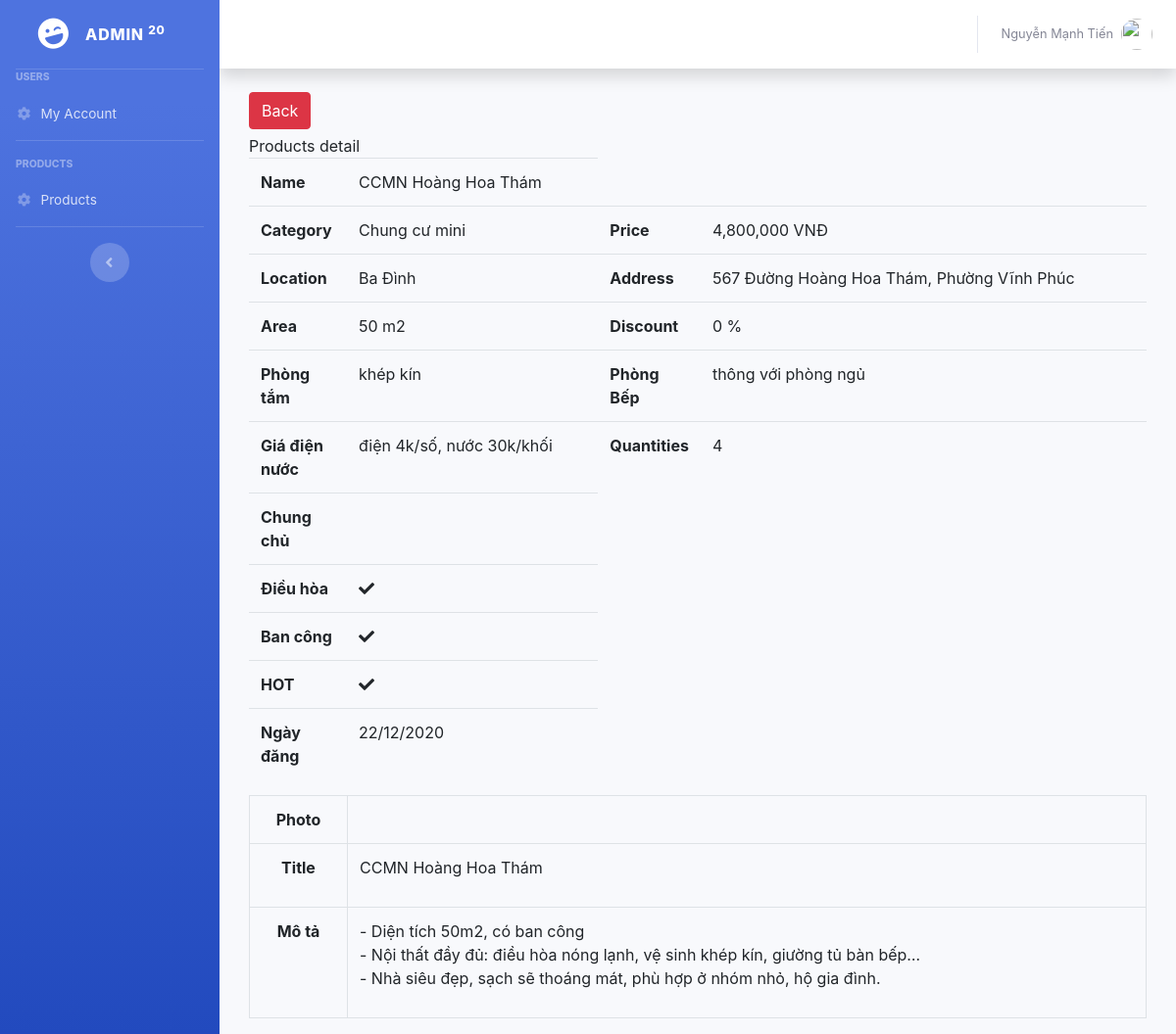
/Backend/Owner/index.php?controller=products&action=detail&id=35 (signed in), run on an earlier commit of the app's database.
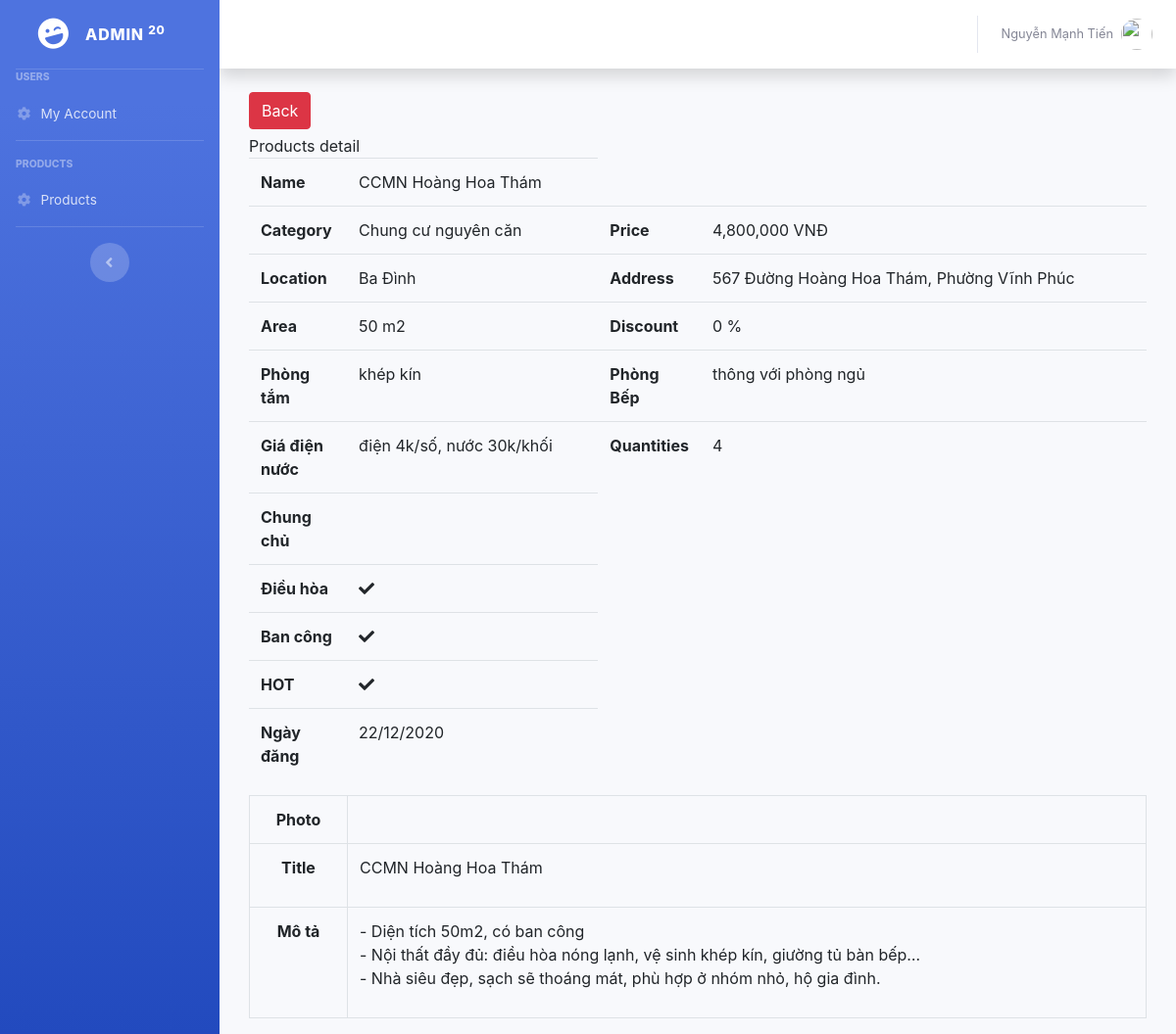
And on a later commit of the database.
### tables this page shows
CREATE TABLE `products` (
  `id` int(11) NOT NULL,
  `name` varchar(500) NOT NULL,
  `photo` varchar(255) NOT NULL,
  `owner_id` int(11) NOT NULL,
  `category_id` int(11) NOT NULL,
  `location_id` int(11) NOT NULL,
  `address` varchar(500) NOT NULL,
  `title` varchar(500) NOT NULL,
  `description` varchar(4000) NOT NULL,
  `area` double NOT NULL,
  `discount` double NOT NULL,
  `chung_chu` int(11) NOT NULL,
  `phong_tam` varchar(500) NOT NULL,
  `phong_bep` varchar(500) NOT NULL,
  `dieu_hoa` int(11) NOT NULL,
  `ban_cong` int(11) NOT NULL,
  `hot` int(11) NOT NULL,
  `gia_dien_nuoc` varchar(255) NOT NULL,
  `price` double NOT NULL,
  `quantities` int(11) NOT NULL,
  `date` date NOT NULL
);

CREATE TABLE `categories` (
  `id` int(11) NOT NULL,
  `name` varchar(255) NOT NULL
);

CREATE TABLE `location` (
  `id` int(11) NOT NULL,
  `name` varchar(500) NOT NULL
);

### Backend/Owner/Controllers/ProductsController.php (called while the page is built, shortened)
<?php
	include "Models/ProductsModel.php";
	class ProductsController extends ProductsModel{
        public function detail(){
            $id= isset($_GET["id"]) ? $_GET["id"] :0;
            $data= $this->modelListProductsDetail($id);
           include "Views/ProductsDetailView.php";
        }
	}
 ?>

### Backend/Owner/Models/ProductsModel.php (called while the page is built, shortened)
<?php
	class ProductsModel{
		public function modelGetCategoryName($id){
			$conn = Connection::getInstance();
			$query = $conn->query("select * from categories where id = $id");
			$record = $query->fetch();
			return $record->name;
		}
		public function modelGetLocationName($id){
			$conn = Connection::getInstance();
			$query = $conn->query("select * from location where id = $id");
			$record = $query->fetch();
			return $record->name;
		}
        public function modelListProductsDetail($id){
			$conn = Connection::getInstance();
			$query = $conn->query("select * from products where id = $id");
			return $query->fetchAll();
        }
	}
 ?>

### Backend/Owner/Views/ProductsDetailView.php (the view, shortened to what this page needs)
<div class="col-md-12">
    <div style="margin-bottom:5px;">
       <input onclick="history.go(-1);" type="button" value="Back" class="btn btn-danger">
    </div>
    <div class="panel panel-primary">
        <div class="panel-heading">Products detail</div>
        <div class="panel-body">
           <?php foreach($data as $rows): ?>
            <table class="table">
                <tr>
                    <th style="width:100px;">Name</th>
                    <td><?php echo $rows->name; ?></td>
                </tr>
                <tr>
                    <th style="width:100px;">Category</th>
                    <td><?php echo $this->modelGetCategoryName($rows->category_id); ?></td>
                    <th style="width:100px;">Price</th>
                    <td><?php echo number_format($rows->price);?> VNĐ</td>
                </tr>
                <tr>
                    <th style="width:100px;">Location</th>
                    <td><?php echo $this->modelGetLocationName($rows->location_id); ?></td>
                    <th style="width:100px;">Address</th>
                    <td><?php echo $rows->address; ?></td>
                </tr>
                <tr>
                    <th style="width:100px;">Area</th>
                    <td><?php echo number_format($rows->area);?> m2</td>
                    <th style="width:100px;">Discount</th>
                    <td><?php echo number_format($rows->discount); ?> %</td>
                </tr>
                <tr>
                    <th style="width:100px;">Phòng tắm</th>
                    <td><?php echo $rows->phong_tam;?></td>
                    <th style="width:100px;">Phòng Bếp</th>
                    <td><?php echo $rows->phong_bep;?></td>
                </tr>
                <tr>
                    <th style="width:100px;">Giá điện nước</th>
                    <td><?php echo $rows->gia_dien_nuoc;?></td>
                    <th style="width:100px;">Quantities</th>
                    <td>4</td>
                </tr>
                <tr>
                    <th style="width:100px;">Chung chủ</th>
                    <td>
                    </td>
                </tr>
                <tr>
                    <th style="width:100px;">Điều hòa</th>
                    <td>
                        <?php if($rows->dieu_hoa == 1): ?>
                        <span class="fa fa-check"></span>
                        <?php endif; ?>
                    </td>
                </tr>
                <tr>
                    <th style="width:100px;">Ban công</th>
                    <td>
                        <?php if($rows->ban_cong == 1): ?>
                        <span class="fa fa-check"></span>
                        <?php endif; ?>
                    </td>
                </tr>
                <tr>
                    <th style="width:100px;">HOT</th>
                    <td>
                        <?php if($rows->hot == 1): ?>
                        <span class="fa fa-check"></span>
                        <?php endif; ?>
                    </td>
                </tr>
                <tr>
                    <th style="width:100px;">Ngày đăng</th>
                    <td>
                        <?php
                            $date= Date_create($rows->date);
                            echo Date_format($date, "d/m/Y");
                        ?>
                    </td>
                </tr>
            </table>
             <table class="table table-bordered table-hover">
                <tr>
                    <th style="width: 100px; text-align: center;">Photo</th>
                     <td><?php if($rows->photo != "" && file_exists('../../Assets/Upload/Products/'.$rows->photo)): ?>
                    <?php endif; ?></td>
                </tr>
                <tr>
                    <th style="text-align: center;">Title</th>
                    <td><?php echo $rows->title; ?></td>
                </tr>
                <tr>
                    <th style="text-align: center;">Mô tả</th>
                    <td><?php echo $rows->description; ?></td>
                </tr>
            </table>
            <?php endforeach; ?>
        </div>
    </div>
</div>

What changed in the data, as far as the page shows it:
changed products "CCMN Hoàng Hoa Thám": category.name "Chung cư mini" → "Chung cư nguyên căn"
